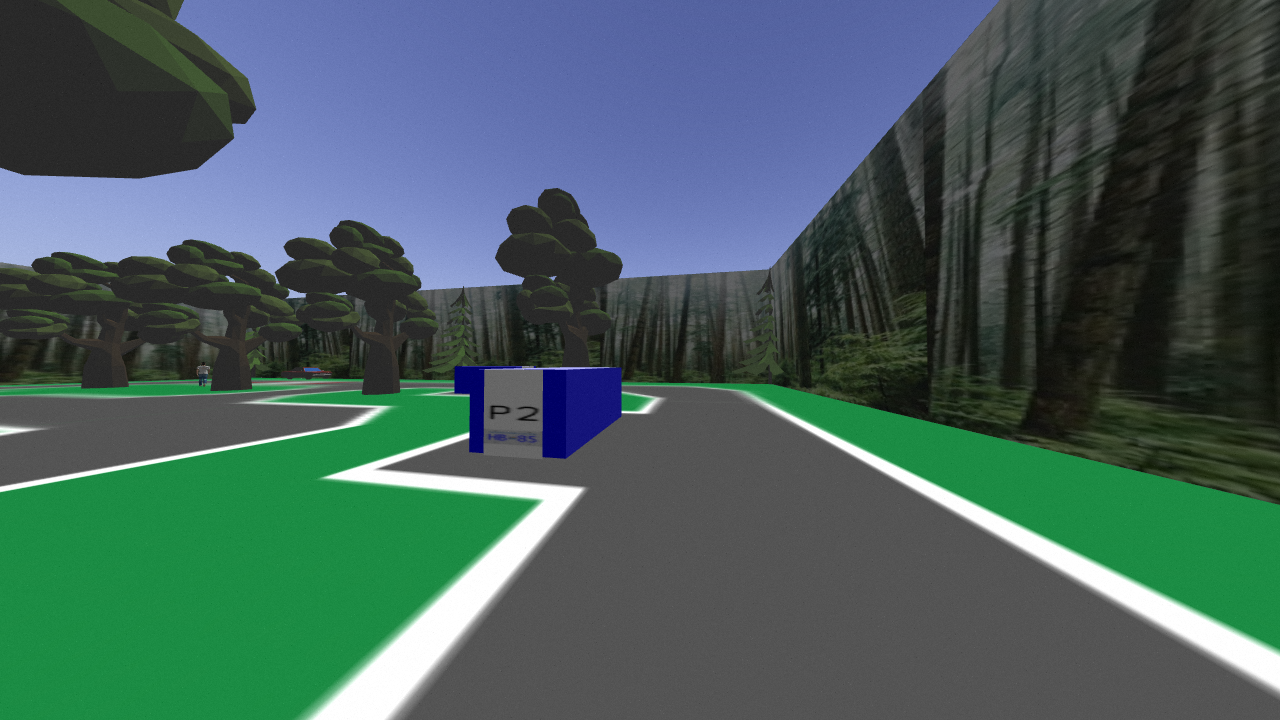
#> input picture experiments/test_images/distant.png, 1280 x 720 px, found by its file name
$ python road_center_detection.py
#> lines starting #> are read from the running program, lines starting #| are printed output that depends on the picture; after the words box and inside, x2 and y2 are one past the last pixel; in counts of white or black regions, pixels touching at a corner belong together
#> further down, image is the input picture: shape (720, 1280, 3); mean B, G, R 92.8, 95.2, 70.3
import cv2
import numpy as np
"""
for road detection:
uh = 0
us = 0
uv = 95
lh = 0
ls = 0
lv = 75
"""
def hsv_threshold(img, lh=0, uh=0, ls=0, us=0, lv=0, uv=0):
    hsv = cv2.cvtColor(img, cv2.COLOR_BGR2HSV)
    cv2.medianBlur(hsv,5)

    uh = uh
    us = us
    uv = uv
    lh = lh
    ls = ls
    lv = lv
    lower_hsv = np.array([lh,ls,lv])
    upper_hsv = np.array([uh,us,uv])

    return cv2.inRange(hsv, lower_hsv, upper_hsv)

def mask(image, bottom_percent=1):
#> called with bottom_percent = 0.3
    top_percent = 1 - bottom_percent
    mask = np.zeros(image.shape[:2], dtype="uint8")
    cv2.rectangle(mask, (0,int(top_percent*image.shape[0])), (image.shape[1], image.shape[0]), 255, -1)
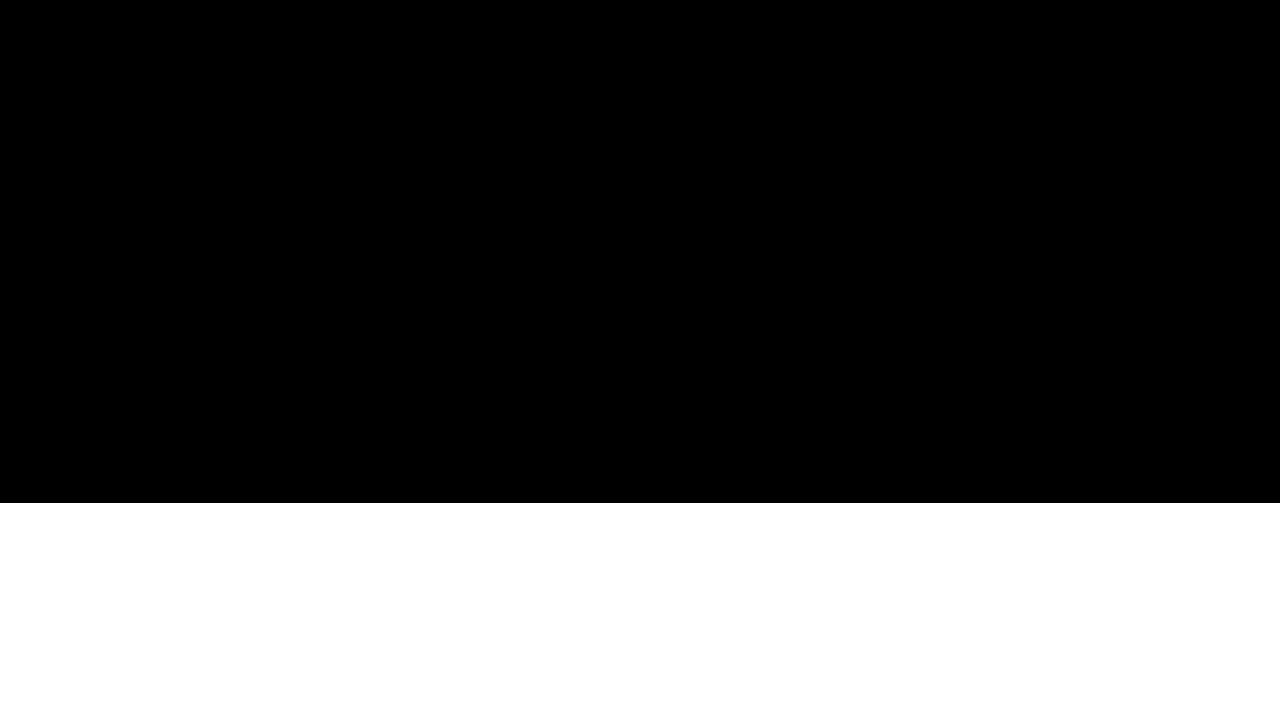
#> mask: shape (720, 1280); 30.1% white; 1 white region, box (x1, y1, x2, y2) and area: (0, 503, 1280, 720) 277760
    return cv2.bitwise_and(image, image, mask=mask)
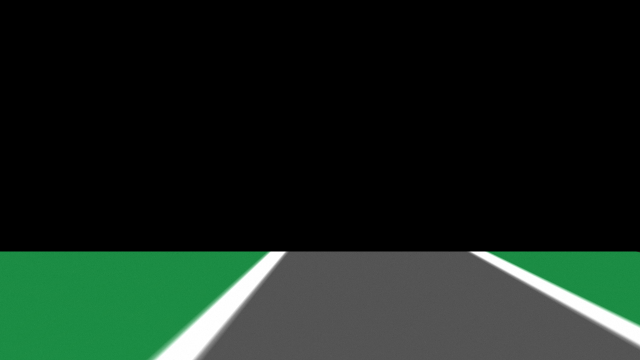
#> returned value: shape (720, 1280, 3) (shown at 1/2 size); mean of channels 0, 1, 2 27.5, 36.5, 22.4; drawn as B, G, R
#> in hsv_threshold, `return cv2.inRange(hsv, lower_hsv, upper_hsv)`:
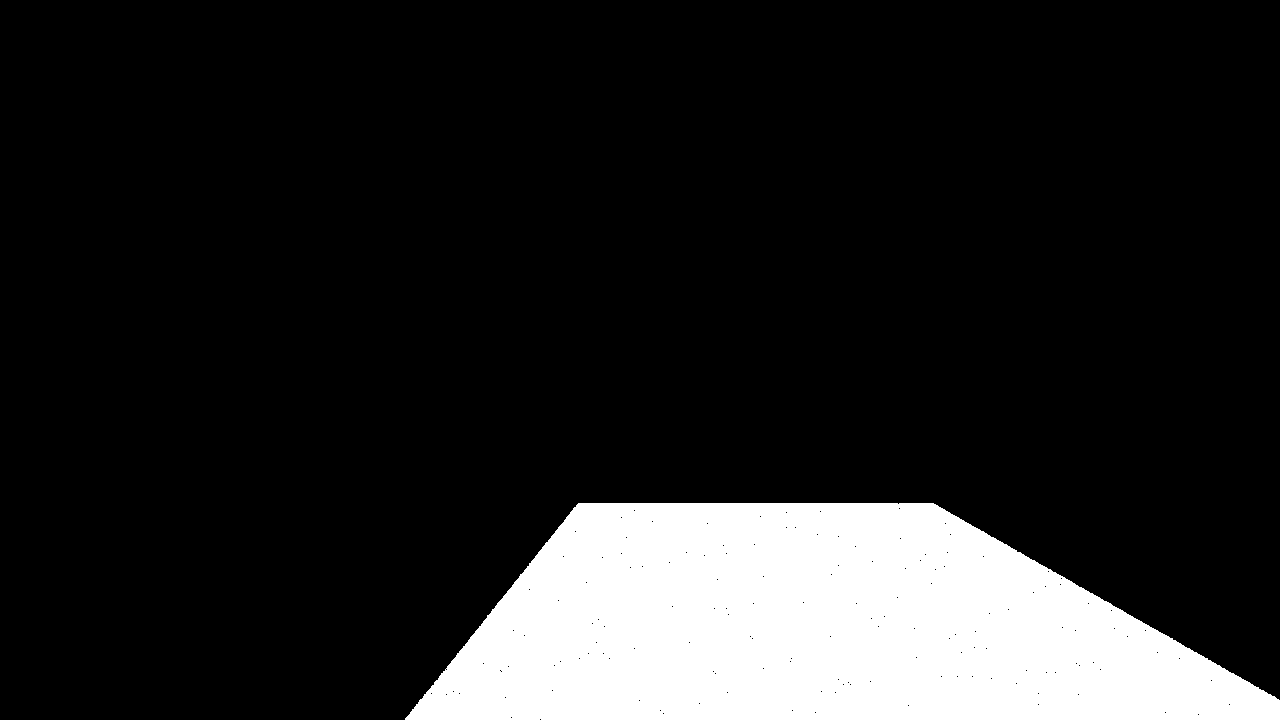
#> returned value: shape (720, 1280); 14.8% white; 1 white region, box (x1, y1, x2, y2) and area: (405, 503, 1280, 720) 136824

def threshold(image, lower_threshold, upper_threshold):
    _, threshold = cv2.threshold(image, lower_threshold, upper_threshold, cv2.THRESH_BINARY)
    return threshold

def find_center(image):
    M = cv2.moments(image)
#> M = moments, m00 34890120, centre m10/m00, m01/m00 = (813.7, 626.7)
    try:
        cx = int(M['m10']/M['m00'])
#> cx = 813
        cy = int(M['m01']/M['m00'])
#> cy = 626
    except ZeroDivisionError as e:
        # NOTE: idk what to do here I just made it so the center is the middle of the image
        image_height, image_width, _ = image.shape
        return image_width//2, image_height//2
    return cx, cy

# [5 lines left out: function get_roadcolor_center, not called in this run]

if __name__ == "__main__":
    file = "experiments\\test_images\\distant.png"
    image = cv2.imread(file, cv2.IMREAD_COLOR)
    center = mask(image, 0.3)
    center = hsv_threshold(center, lv=75, uv=95)
    center = threshold(center, lower_threshold=240, upper_threshold=255)
    cv2.circle(image, find_center(center), 20, (255,0,0), -1)
    cv2.imshow("Image", image)
    cv2.waitKey(0)

$ run again, with experiments/test_images/102.png copied over experiments/test_images/distant.png
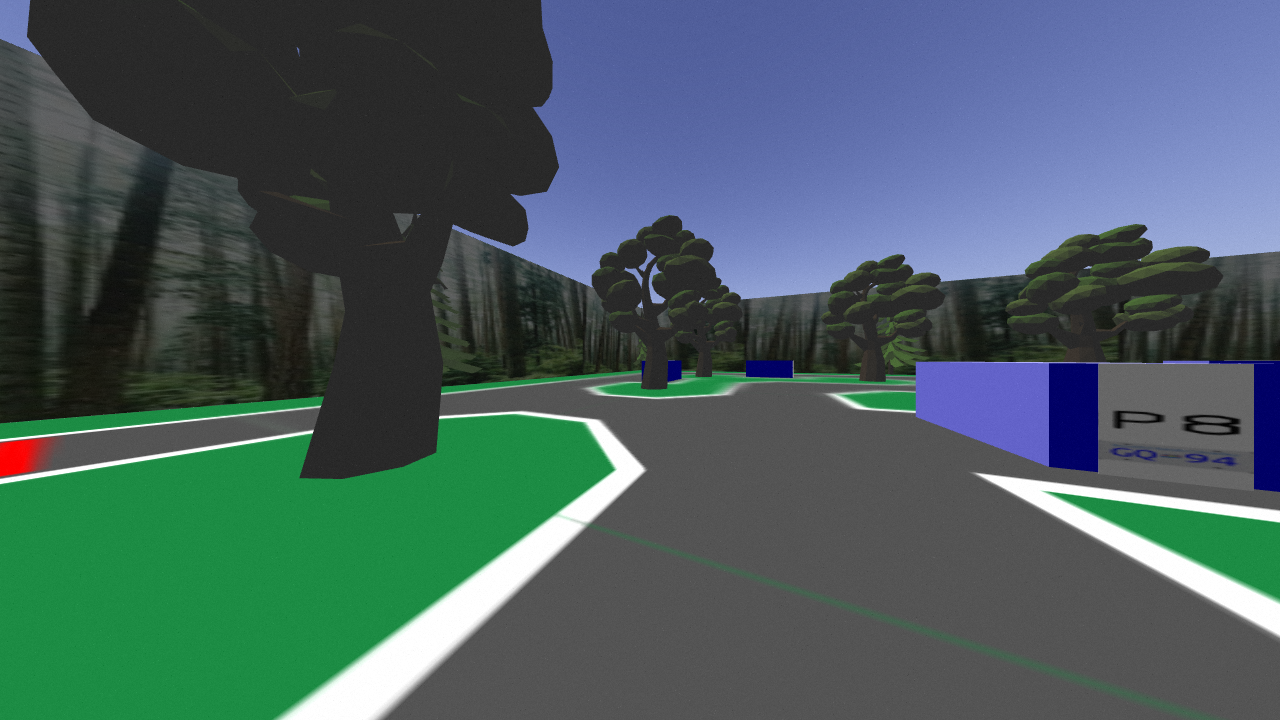
#> input picture experiments/test_images/102.png, 1280 x 720 px, found by its file name
#> image is the input picture: shape (720, 1280, 3); mean B, G, R 96.2, 94, 72.7
#> mask: shape (720, 1280); 30.1% white; 1 white region, box (x1, y1, x2, y2) and area: (0, 503, 1280, 720) 277760
#> in mask, `return cv2.bitwise_and(image, image, mask=mask)`:
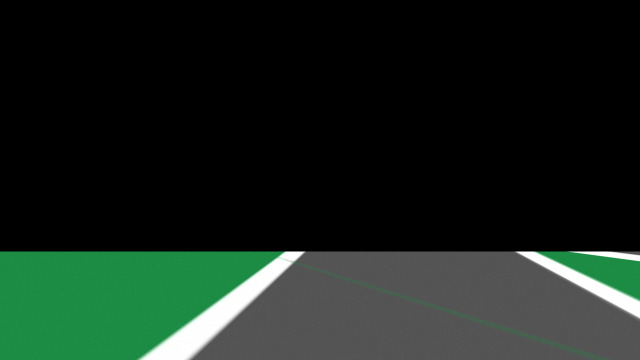
#> returned value: shape (720, 1280, 3) (shown at 1/2 size); mean of channels 0, 1, 2 27.7, 35.7, 23.3; drawn as B, G, R
#> hsv: shape (720, 1280, 3); mean H, S, V 8.6, 22.7, 35.7
#> in hsv_threshold, `return cv2.inRange(hsv, lower_hsv, upper_hsv)`:
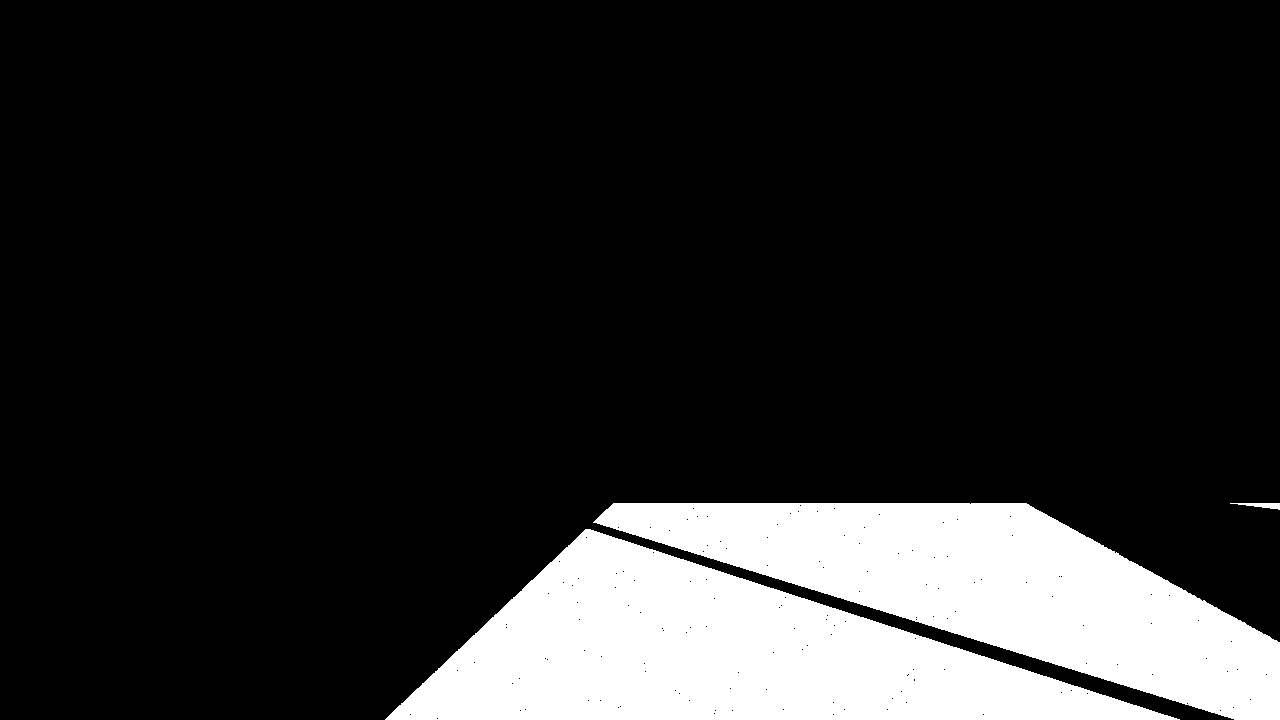
#> returned value: shape (720, 1280); 15.6% white; 3 white regions, box (x1, y1, x2, y2) and area: (385, 529, 1180, 720) 76361, (593, 503, 1280, 720) 67579, (1230, 503, 1280, 510) 182
#> M = moments, m00 36751110, centre m10/m00, m01/m00 = (845.9, 623.5)
#> cx = 845
#> cy = 623

$ run again, with experiments/test_images/106.png copied over experiments/test_images/distant.png
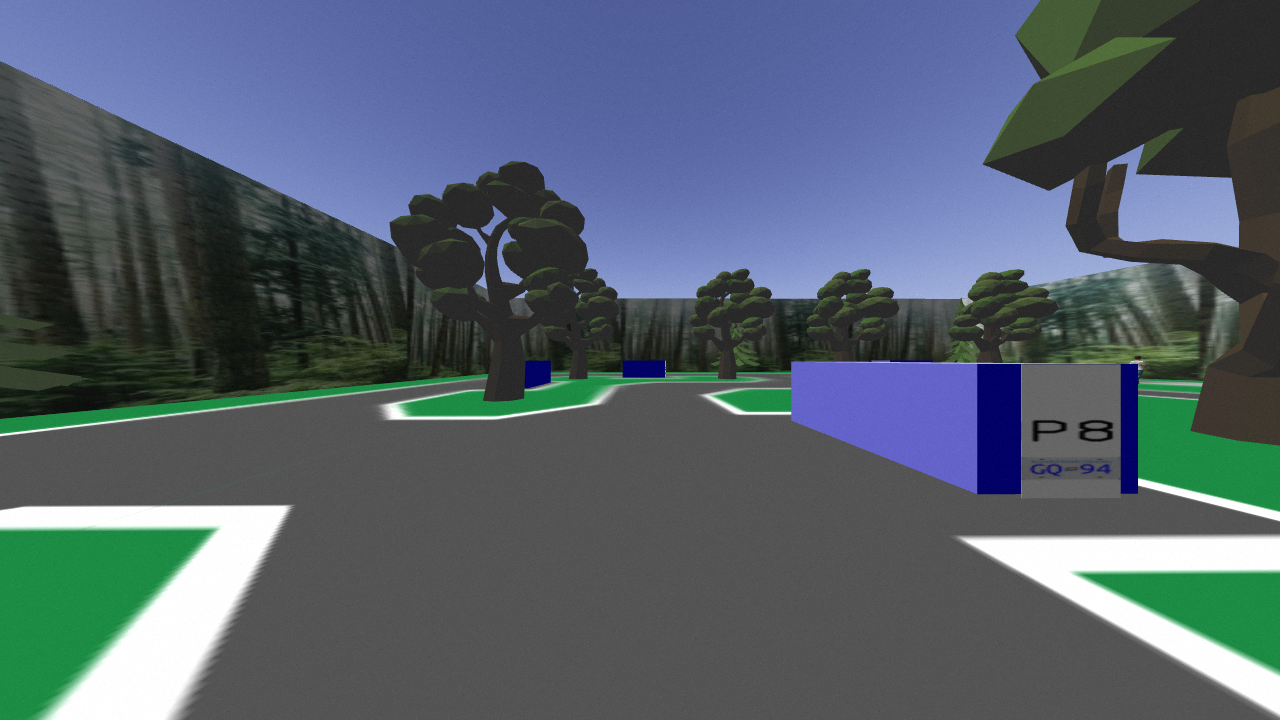
#> input picture experiments/test_images/106.png, 1280 x 720 px, found by its file name
#> image is the input picture: shape (720, 1280, 3); mean B, G, R 108.4, 97, 84.7
#> mask: shape (720, 1280); 30.1% white; 1 white region, box (x1, y1, x2, y2) and area: (0, 503, 1280, 720) 277760
#> in mask, `return cv2.bitwise_and(image, image, mask=mask)`:
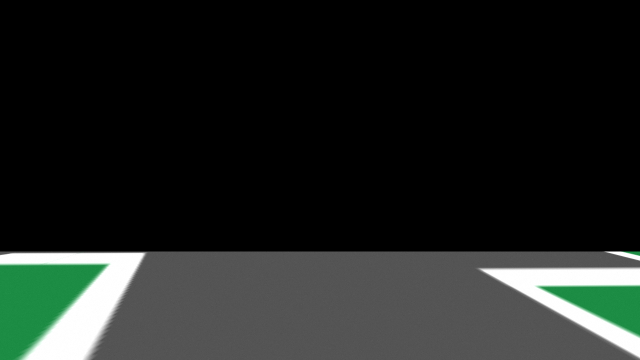
#> returned value: shape (720, 1280, 3) (shown at 1/2 size); mean of channels 0, 1, 2 32.9, 35.7, 31.3; drawn as B, G, R
#> hsv: shape (720, 1280, 3); mean H, S, V 3, 7.7, 35.7
#> in hsv_threshold, `return cv2.inRange(hsv, lower_hsv, upper_hsv)`:
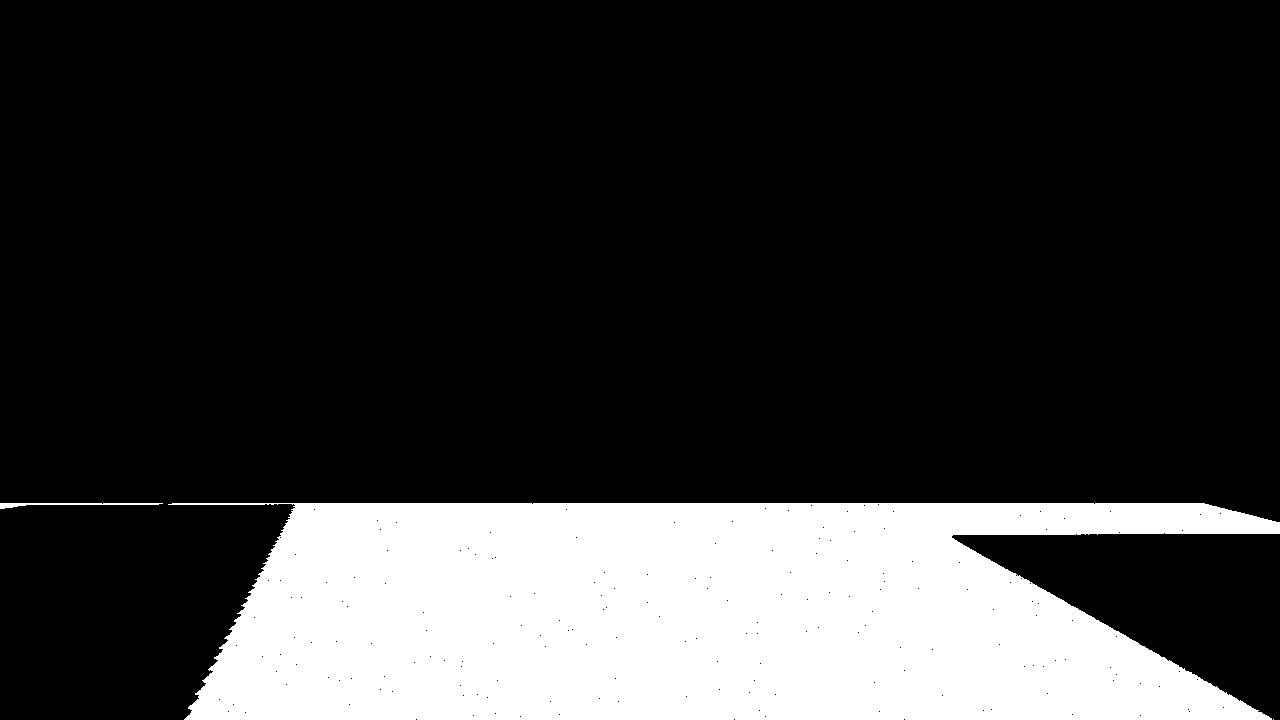
#> returned value: shape (720, 1280); 21% white; 3 white regions (1 under 20 px), largest, box (x1, y1, x2, y2) and area: (168, 503, 1280, 720) 193366, (0, 503, 163, 509) 383
#> M = moments, m00 49406250, centre m10/m00, m01/m00 = (689, 615.6)
#> cx = 688
#> cy = 615
